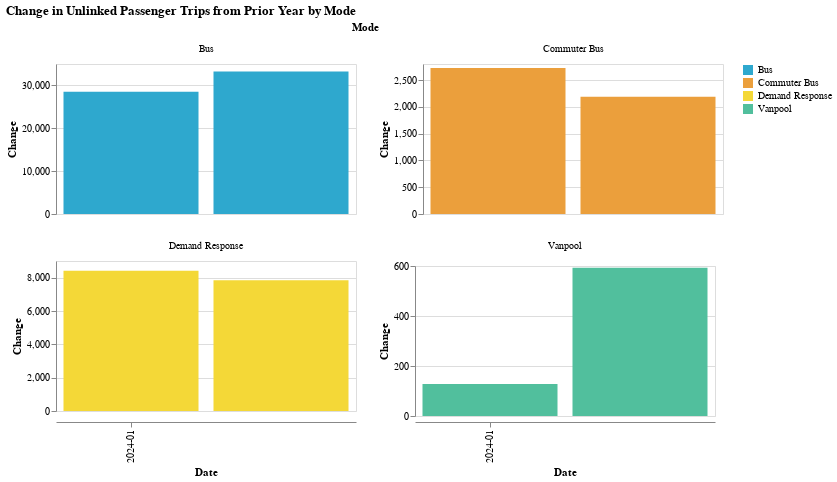

The cell this chart's notebook holds for it:
### Code cell
make_bar_chart(by_mode_long, y_col = "change_1yr", color_col = "Mode")

### Figure 1 — Vega-Lite specification as saved in the notebook (floating-point values rounded to 4 significant figures; data arrays with more than 128 entries replaced by an {"elided": "..."} marker saying what was removed)
{"config": {"view": {"continuousWidth": 300, "continuousHeight": 300}}, "data": {"name": "data-0f3e75b99764f2c8be09ca5974d8686d"}, "facet": {"field": "Mode", "type": "nominal"}, "spec": {"mark": {"type": "bar"}, "encoding": {"color": {"field": "Mode", "scale": {"range": ["#2EA8CE", "#EB9F3C", "#F4D837", "#51BF9D", "#8CBCCB", "#9487C0", "#136C97", "#E16B26", "#F6BF16", "#00896B", "#7790A3", "#5B559C"]}, "title": "", "type": "nominal"}, "tooltip": [{"field": "year_month", "type": "nominal"}, {"field": "change_1yr", "type": "quantitative"}, {"field": "Mode", "type": "nominal"}, {"field": "RTPA", "type": "nominal"}], "x": {"axis": {"values": ["2018-01", "2018-03", "2018-06", "2018-09", "2019-01", "2019-03", "2019-06", "2019-09", "2020-01", "2020-03", "2020-06", "2020-09", "2021-01", "2021-03", "2021-06", "2021-09", "2022-01", "2022-03", "2022-06", "2022-09", "2023-01", "2023-03", "2023-06", "2023-09", "2024-01"]}, "field": "year_month", "title": "Date", "type": "ordinal"}, "y": {"field": "change_1yr", "title": "Change", "type": "quantitative"}}, "height": 150, "name": "view_4", "width": 300}, "columns": 2, "params": [{"name": "param_4", "select": {"type": "interval", "encodings": ["x", "y"]}, "bind": "scales", "views": ["view_4"]}], "resolve": {"scale": {"x": "shared", "y": "independent"}}, "title": "Change in Unlinked Passenger Trips from Prior Year by Mode", "$schema": "https://vega.github.io/schema/vega-lite/v5.14.1.json", "datasets": {"data-0f3e75b99764f2c8be09ca5974d8686d": {"elided": "296 records"}}}
